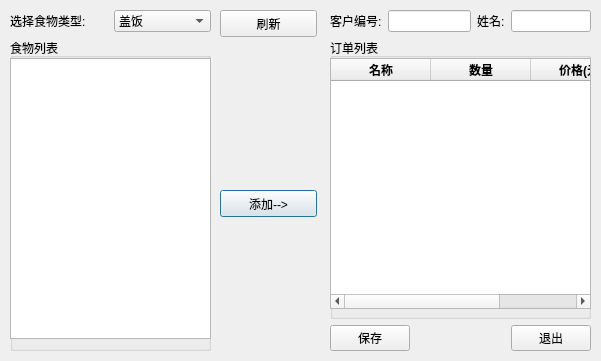
<?xml version="1.0" encoding="UTF-8"?>
<ui version="4.0">
 <class>dlgorder</class>
 <widget class="QDialog" name="dlgorder">
  <property name="geometry">
   <rect>
    <x>0</x>
    <y>0</y>
    <width>601</width>
    <height>361</height>
   </rect>
  </property>
  <property name="windowTitle">
   <string>Dialog</string>
  </property>
  <widget class="QPushButton" name="pbAdd">
   <property name="geometry">
    <rect>
     <x>220</x>
     <y>190</y>
     <width>97</width>
     <height>27</height>
    </rect>
   </property>
   <property name="text">
    <string>添加--&gt;</string>
   </property>
  </widget>
  <widget class="QWidget" name="layoutWidget">
   <property name="geometry">
    <rect>
     <x>330</x>
     <y>10</y>
     <width>261</width>
     <height>341</height>
    </rect>
   </property>
   <layout class="QGridLayout" name="gridLayout">
    <item row="0" column="0">
     <widget class="QLabel" name="label_2">
      <property name="text">
       <string>客户编号:</string>
      </property>
     </widget>
    </item>
    <item row="0" column="1" colspan="2">
     <widget class="QLineEdit" name="leClientID"/>
    </item>
    <item row="0" column="3">
     <widget class="QLabel" name="label_3">
      <property name="text">
       <string>姓名:</string>
      </property>
     </widget>
    </item>
    <item row="0" column="4">
     <widget class="QLineEdit" name="leName"/>
    </item>
    <item row="1" column="0" colspan="5">
     <widget class="QGroupBox" name="groupBox_2">
      <property name="title">
       <string>订单列表</string>
      </property>
      <widget class="QTableWidget" name="twOrder">
       <property name="geometry">
        <rect>
         <x>0</x>
         <y>20</y>
         <width>261</width>
         <height>251</height>
        </rect>
       </property>
       <column>
        <property name="text">
         <string>名称</string>
        </property>
        <property name="font">
         <font>
          <weight>75</weight>
          <bold>true</bold>
         </font>
        </property>
       </column>
       <column>
        <property name="text">
         <string>数量</string>
        </property>
        <property name="font">
         <font>
          <weight>75</weight>
          <bold>true</bold>
         </font>
        </property>
       </column>
       <column>
        <property name="text">
         <string>价格(元)</string>
        </property>
        <property name="font">
         <font>
          <weight>75</weight>
          <bold>true</bold>
         </font>
        </property>
       </column>
      </widget>
     </widget>
    </item>
    <item row="2" column="0" colspan="2">
     <widget class="QPushButton" name="pbSave">
      <property name="text">
       <string>保存</string>
      </property>
     </widget>
    </item>
    <item row="2" column="2">
     <spacer name="horizontalSpacer_2">
      <property name="orientation">
       <enum>Qt::Horizontal</enum>
      </property>
      <property name="sizeHint" stdset="0">
       <size>
        <width>40</width>
        <height>20</height>
       </size>
      </property>
     </spacer>
    </item>
    <item row="2" column="3">
     <spacer name="horizontalSpacer">
      <property name="orientation">
       <enum>Qt::Horizontal</enum>
      </property>
      <property name="sizeHint" stdset="0">
       <size>
        <width>38</width>
        <height>17</height>
       </size>
      </property>
     </spacer>
    </item>
    <item row="2" column="4">
     <widget class="QPushButton" name="pbCancel_Order">
      <property name="text">
       <string>退出</string>
      </property>
     </widget>
    </item>
   </layout>
  </widget>
  <widget class="QPushButton" name="pbFresh">
   <property name="geometry">
    <rect>
     <x>220</x>
     <y>10</y>
     <width>97</width>
     <height>27</height>
    </rect>
   </property>
   <property name="text">
    <string>刷新</string>
   </property>
  </widget>
  <widget class="QWidget" name="layoutWidget_2">
   <property name="geometry">
    <rect>
     <x>10</x>
     <y>10</y>
     <width>201</width>
     <height>341</height>
    </rect>
   </property>
   <layout class="QGridLayout" name="gridLayout_2">
    <item row="0" column="0">
     <widget class="QLabel" name="label">
      <property name="text">
       <string>选择食物类型:</string>
      </property>
     </widget>
    </item>
    <item row="0" column="1">
     <widget class="QComboBox" name="cbType">
      <item>
       <property name="text">
        <string>盖饭</string>
       </property>
      </item>
      <item>
       <property name="text">
        <string>盒饭</string>
       </property>
      </item>
      <item>
       <property name="text">
        <string>菜系</string>
       </property>
      </item>
      <item>
       <property name="text">
        <string>主食</string>
       </property>
      </item>
      <item>
       <property name="text">
        <string>其它</string>
       </property>
      </item>
     </widget>
    </item>
    <item row="1" column="0" colspan="2">
     <widget class="QGroupBox" name="groupBox">
      <property name="title">
       <string>食物列表</string>
      </property>
      <widget class="QTableView" name="tvList">
       <property name="geometry">
        <rect>
         <x>0</x>
         <y>20</y>
         <width>201</width>
         <height>281</height>
        </rect>
       </property>
      </widget>
     </widget>
    </item>
   </layout>
  </widget>
 </widget>
 <resources/>
 <connections/>
</ui>
